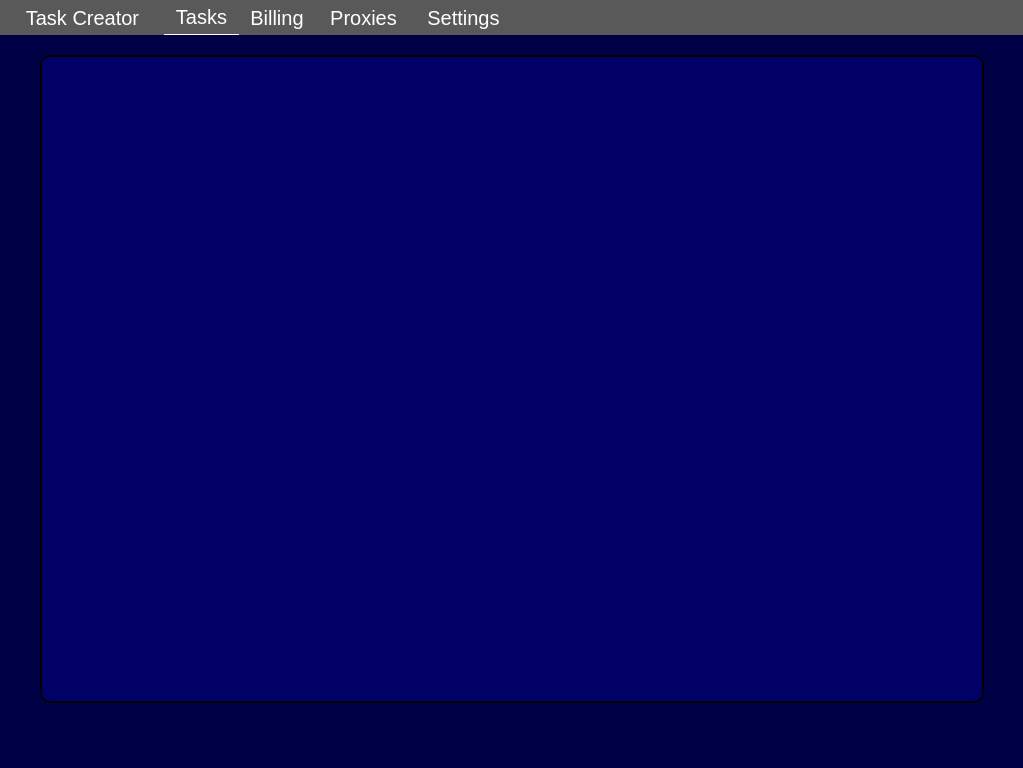
<?xml version="1.0" encoding="UTF-8"?>
<ui version="4.0">
 <class>MainWindow</class>
 <widget class="QMainWindow" name="MainWindow">
  <property name="geometry">
   <rect>
    <x>0</x>
    <y>0</y>
    <width>1023</width>
    <height>768</height>
   </rect>
  </property>
  <property name="windowTitle">
   <string>MainWindow</string>
  </property>
  <property name="styleSheet">
   <string notr="true">
QWidget#centralwidget, QPushButton#close_button, QPushButton#hide_button {
	background-color: rgb(89, 89, 89);
}

QPushButton#close_button, QPushButton#hide_button {
	border: 0px;
}

QPushButton#close_button:hover {
	border: 0.5px solid rgba(255, 0, 0, 0.5);
}

QPushButton#hide_button:hover {
	border: 0.5px solid black;
}

QLabel#right_label {
	background-color: rgb(0, 0, 70);
}</string>
  </property>
  <widget class="QWidget" name="centralwidget">
   <property name="styleSheet">
    <string notr="true"/>
   </property>
   <widget class="QTabWidget" name="tabWidget">
    <property name="geometry">
     <rect>
      <x>0</x>
      <y>0</y>
      <width>1024</width>
      <height>768</height>
     </rect>
    </property>
    <property name="font">
     <font>
      <pointsize>22</pointsize>
      <underline>false</underline>
     </font>
    </property>
    <property name="focusPolicy">
     <enum>Qt::TabFocus</enum>
    </property>
    <property name="layoutDirection">
     <enum>Qt::LeftToRight</enum>
    </property>
    <property name="styleSheet">
     <string notr="true">QWidget {
	background-color: rgb(0, 0, 70);
}

QWidget::tab {
	margin-left: -1px;
	background-color: rgb(89, 89, 89);
	font-size: 20px;
	color: white;
}

QWidget::tab:selected, QWidget::tab:hover{
	border-bottom: 1px solid white;
}

QWidget::tab:first:selected, QWidget::tab:first:hover{
	border-bottom: 0px;
}

QTabWidget::tab-bar {
    margin-bottom: -2px; /* move to the right by 5px */
	border-bottom: 5px solid black;
}

QTabWidget::pane { /* The tab widget frame */
    border: 0px
}
</string>
    </property>
    <property name="tabPosition">
     <enum>QTabWidget::North</enum>
    </property>
    <property name="tabShape">
     <enum>QTabWidget::Rounded</enum>
    </property>
    <property name="currentIndex">
     <number>2</number>
    </property>
    <property name="iconSize">
     <size>
      <width>80</width>
      <height>90</height>
     </size>
    </property>
    <property name="usesScrollButtons">
     <bool>false</bool>
    </property>
    <property name="tabsClosable">
     <bool>false</bool>
    </property>
    <property name="movable">
     <bool>false</bool>
    </property>
    <property name="tabBarAutoHide">
     <bool>false</bool>
    </property>
    <widget class="QWidget" name="icon_tab">
     <property name="enabled">
      <bool>true</bool>
     </property>
     <property name="layoutDirection">
      <enum>Qt::LeftToRight</enum>
     </property>
     <property name="autoFillBackground">
      <bool>false</bool>
     </property>
     <attribute name="icon">
      <iconset>
       <normaloff>img/icon.svg</normaloff>img/icon.svg</iconset>
     </attribute>
     <attribute name="title">
      <string/>
     </attribute>
    </widget>
    <widget class="QWidget" name="add_task_tab">
     <property name="styleSheet">
      <string notr="true">border: 0px</string>
     </property>
     <attribute name="title">
      <string>Task Creator</string>
     </attribute>
    </widget>
    <widget class="QWidget" name="tasks_list_tab">
     <property name="enabled">
      <bool>true</bool>
     </property>
     <property name="styleSheet">
      <string notr="true"/>
     </property>
     <attribute name="title">
      <string>Tasks</string>
     </attribute>
     <widget class="QTableWidget" name="tableWidget">
      <property name="geometry">
       <rect>
        <x>40</x>
        <y>20</y>
        <width>944</width>
        <height>648</height>
       </rect>
      </property>
      <property name="styleSheet">
       <string notr="true">border: 2px solid black;
border-radius: 10px;
background-color: rgb(0, 0, 102);</string>
      </property>
     </widget>
    </widget>
    <widget class="QWidget" name="profiles_tab">
     <property name="styleSheet">
      <string notr="true"/>
     </property>
     <attribute name="title">
      <string>Billing</string>
     </attribute>
    </widget>
    <widget class="QWidget" name="proxy_tab">
     <attribute name="title">
      <string>Proxies</string>
     </attribute>
    </widget>
    <widget class="QWidget" name="settings_tab">
     <attribute name="title">
      <string>Settings</string>
     </attribute>
     <widget class="QFrame" name="main_settings">
      <property name="geometry">
       <rect>
        <x>40</x>
        <y>20</y>
        <width>944</width>
        <height>580</height>
       </rect>
      </property>
      <property name="font">
       <font>
        <bold>true</bold>
       </font>
      </property>
      <property name="styleSheet">
       <string notr="true">QFrame#main_settings {
	border: 2px solid black;
	border-radius: 10px;
}
QLabel, QFrame, QLineEdit {
	background-color: rgba(0, 0, 0, 0.1);
	color: white
}</string>
      </property>
      <property name="frameShape">
       <enum>QFrame::StyledPanel</enum>
      </property>
      <property name="frameShadow">
       <enum>QFrame::Raised</enum>
      </property>
      <widget class="QLabel" name="label">
       <property name="geometry">
        <rect>
         <x>30</x>
         <y>20</y>
         <width>141</width>
         <height>31</height>
        </rect>
       </property>
       <property name="font">
        <font>
         <pointsize>11</pointsize>
         <bold>true</bold>
        </font>
       </property>
       <property name="styleSheet">
        <string notr="true">color: white;
border-bottom: 1px solid grey;</string>
       </property>
       <property name="text">
        <string>Discord Webhook:</string>
       </property>
      </widget>
      <widget class="QLineEdit" name="webhook">
       <property name="geometry">
        <rect>
         <x>30</x>
         <y>60</y>
         <width>884</width>
         <height>30</height>
        </rect>
       </property>
       <property name="font">
        <font>
         <pointsize>11</pointsize>
         <bold>true</bold>
        </font>
       </property>
      </widget>
     </widget>
     <widget class="QPushButton" name="save_settings">
      <property name="geometry">
       <rect>
        <x>40</x>
        <y>610</y>
        <width>161</width>
        <height>61</height>
       </rect>
      </property>
      <property name="font">
       <font>
        <pointsize>17</pointsize>
        <bold>true</bold>
       </font>
      </property>
      <property name="styleSheet">
       <string notr="true">QPushButton#save_settings {
	background-color: rgb(0, 203, 0);
	border: 2px solid black;
	border-radius: 5px;
	color: white;
}</string>
      </property>
      <property name="text">
       <string>Save</string>
      </property>
     </widget>
     <widget class="QPushButton" name="test_webhook">
      <property name="geometry">
       <rect>
        <x>210</x>
        <y>610</y>
        <width>181</width>
        <height>61</height>
       </rect>
      </property>
      <property name="font">
       <font>
        <pointsize>17</pointsize>
        <bold>true</bold>
       </font>
      </property>
      <property name="styleSheet">
       <string notr="true">QPushButton#test_webhook {
	
	background-color: rgb(0, 85, 255);
	border: 2px solid black;
	border-radius: 5px;
	color: white;
}</string>
      </property>
      <property name="text">
       <string>Test Webhook</string>
      </property>
     </widget>
    </widget>
   </widget>
   <widget class="QPushButton" name="close_button">
    <property name="geometry">
     <rect>
      <x>980</x>
      <y>10</y>
      <width>34</width>
      <height>24</height>
     </rect>
    </property>
    <property name="text">
     <string/>
    </property>
    <property name="icon">
     <iconset>
      <normaloff>img/close.svg</normaloff>img/close.svg</iconset>
    </property>
    <property name="iconSize">
     <size>
      <width>18</width>
      <height>18</height>
     </size>
    </property>
   </widget>
   <widget class="QPushButton" name="hide_button">
    <property name="geometry">
     <rect>
      <x>940</x>
      <y>10</y>
      <width>34</width>
      <height>24</height>
     </rect>
    </property>
    <property name="text">
     <string/>
    </property>
    <property name="icon">
     <iconset>
      <normaloff>img/hide.svg</normaloff>img/hide.svg</iconset>
    </property>
    <property name="iconSize">
     <size>
      <width>18</width>
      <height>18</height>
     </size>
    </property>
   </widget>
  </widget>
 </widget>
 <resources/>
 <connections/>
</ui>
